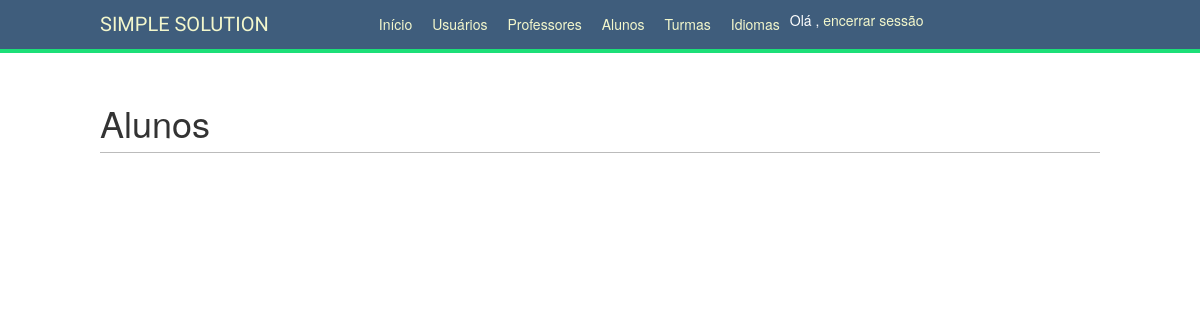
Page /school/students/ (signed in) on the earlier database version.
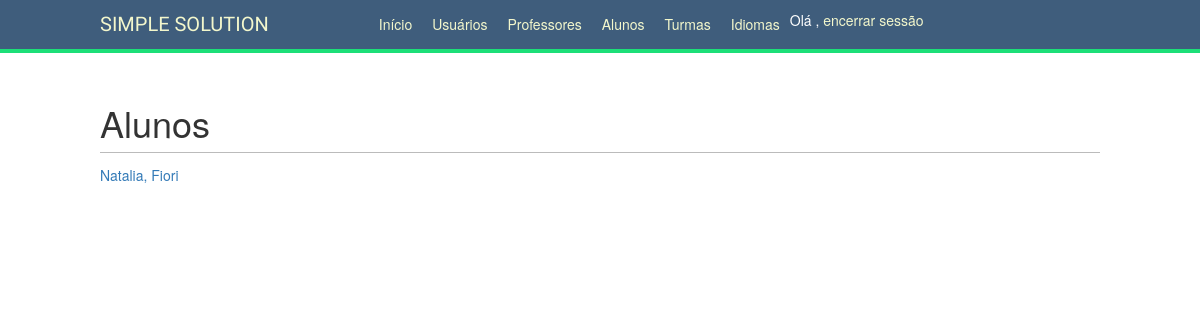
Same page on the later database version.
### school/models.py (models this page shows, shortened)
class Student(models.Model):
    profile = models.OneToOneField(Profile,
                                   on_delete=models.PROTECT,
                                   primary_key=True)
    code = models.CharField(max_length=25, blank=False, auto_created=True)
    careers = models.ManyToManyField(Career, blank=True)

### account/models.py (models this page shows)
class Profile(models.Model):
    PROFESSOR = 'PR'
    STUDENT = 'ST'
    ADMIN = 'AD'
    PROFILE_TYPE_CHOICES = (
        (PROFESSOR, 'Professor'),
        (STUDENT, 'Student'),
        (ADMIN, 'Admin')
    )
    user = models.OneToOneField(settings.AUTH_USER_MODEL, on_delete=models.PROTECT)
    date_of_birth = models.DateField(blank=True, null=True, help_text='mm/dd/yy')
    address = models.CharField(max_length=255, blank=True)
    phone = models.CharField(max_length=255, blank=True)
    created = models.DateTimeField(auto_now_add=True)
    profile_type = models.CharField(
        max_length=2,
        choices=PROFILE_TYPE_CHOICES,
    )
    def __str__(self):
        return '{}, {}'.format(self.user.first_name, self.user.last_name)

### school/views.py (the view)
@staff_member_required
def student_list(request):
    students = Student.objects.all()
    return render(request, 'school/student/list.html', {'section': 'students',
                                                        'students': students})

### school/templates/school/student/list.html (shortened to what this page needs)
{% extends "base.html" %}
{% block content %}
    <h1>Alunos</h1>
    {% for student in students %}
        <div>
            <p class="title"><a href="{% url "student_detail" student.pk %}">{{ student.profile }}</a></p>
        </div>
    {% endfor %}
{% endblock %}

Differences in the rows shown:
added Student: profile "Natalia, Fiori"
